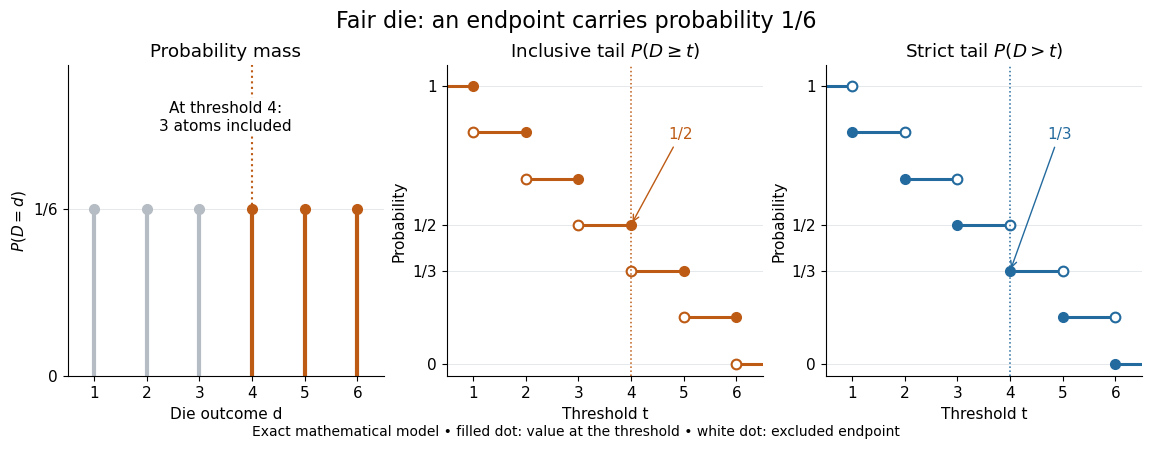

Recreate this plot in Python.
"""Exact fair-die atoms and upper tails; Python 3.14 / NumPy 2.3 / Matplotlib 3.10.

Run from _media. Closed dots include endpoints; white dots exclude them.
All probabilities are analytic model values, rather than measurements.
"""

from pathlib import Path

import matplotlib.pyplot as plt
import numpy as np


def main():
    plt.rcParams.update({"font.size": 11, "axes.spines.top": False,
                         "axes.spines.right": False, "figure.facecolor": "white"})
    blue, orange, grey = "#236a9e", "#bd5b15", "#b5bcc3"
    fig, axes = plt.subplots(1, 3, figsize=(11.4, 4.2), layout="constrained")
    fig.suptitle("Fair die: an endpoint carries probability 1/6", fontsize=16)
    values = np.arange(1, 7)
    ax = axes[0]
    for value in values:
        color = orange if value >= 4 else grey
        ax.vlines(value, 0, 1 / 6, color=color, linewidth=3)
        ax.plot(value, 1 / 6, "o", color=color, markersize=7)
    ax.axvline(4, color=orange, linestyle=":", linewidth=1.5)
    ax.text(3.5, 0.245, "At threshold 4:\n3 atoms included", ha="center",
            bbox={"facecolor": "white", "edgecolor": "none", "pad": 2})
    ax.set(title="Probability mass", ylabel=r"$P(D=d)$", ylim=(0, 0.31),
           xlim=(0.5, 6.5), xlabel="Die outcome d")
    ax.set_yticks([0, 1 / 6], ["0", "1/6"])

    # The two functions share all plateaus and differ only at integer thresholds.
    for ax, inclusive, color in zip(axes[1:], [True, False], [orange, blue]):
        edges = np.arange(0, 8)
        for left, right in zip(edges[:-1], edges[1:]):
            height = np.count_nonzero(values > left) / 6
            ax.hlines(height, left, right, color=color, linewidth=2.2)
        for value in values:
            upper = np.count_nonzero(values >= value) / 6
            lower = np.count_nonzero(values > value) / 6
            closed, opened = (upper, lower) if inclusive else (lower, upper)
            ax.plot(value, opened, "o", markerfacecolor="white",
                    markeredgecolor=color, markersize=7, markeredgewidth=1.5)
            ax.plot(value, closed, "o", color=color, markersize=7)
        ax.axvline(4, color=color, linestyle=":", linewidth=1.1)
        ax.set(title=r"Inclusive tail $P(D\geq t)$" if inclusive
               else r"Strict tail $P(D>t)$", xlim=(0.5, 6.5),
               ylim=(-0.045, 1.075), xlabel="Threshold t", ylabel="Probability")
        ax.set_yticks([0, 1 / 3, 1 / 2, 1], ["0", "1/3", "1/2", "1"])
        ax.annotate("1/2" if inclusive else "1/3",
                    xy=(4, 1 / 2 if inclusive else 1 / 3), xytext=(4.7, 0.81),
                    arrowprops={"arrowstyle": "->", "color": color}, color=color)
    for ax in axes:
        ax.set_xticks(values)
        ax.grid(axis="y", color="#e6e9ec", linewidth=0.7)
        ax.set_axisbelow(True)
    fig.text(0.5, -0.025, "Exact mathematical model • filled dot: value at the threshold • white dot: excluded endpoint",
             ha="center", fontsize=10)
    fig.savefig(Path(__file__).with_suffix(".png").name, dpi=100,
                facecolor="white", transparent=False, bbox_inches="tight")
    plt.close(fig)


if __name__ == "__main__":
    main()
